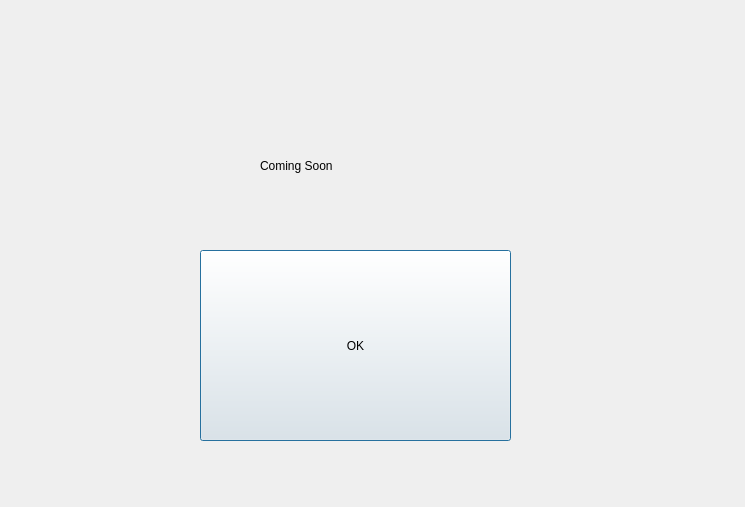
<?xml version="1.0" encoding="UTF-8"?>
<ui version="4.0">
 <class>ComingDialog</class>
 <widget class="QDialog" name="ComingDialog">
  <property name="geometry">
   <rect>
    <x>0</x>
    <y>0</y>
    <width>745</width>
    <height>507</height>
   </rect>
  </property>
  <property name="windowTitle">
   <string>Dialog</string>
  </property>
  <widget class="QLabel" name="label">
   <property name="geometry">
    <rect>
     <x>260</x>
     <y>120</y>
     <width>241</width>
     <height>91</height>
    </rect>
   </property>
   <property name="text">
    <string>Coming Soon</string>
   </property>
  </widget>
  <widget class="QPushButton" name="pushButton">
   <property name="geometry">
    <rect>
     <x>200</x>
     <y>250</y>
     <width>311</width>
     <height>191</height>
    </rect>
   </property>
   <property name="text">
    <string>OK</string>
   </property>
  </widget>
 </widget>
 <resources/>
 <connections/>
</ui>
